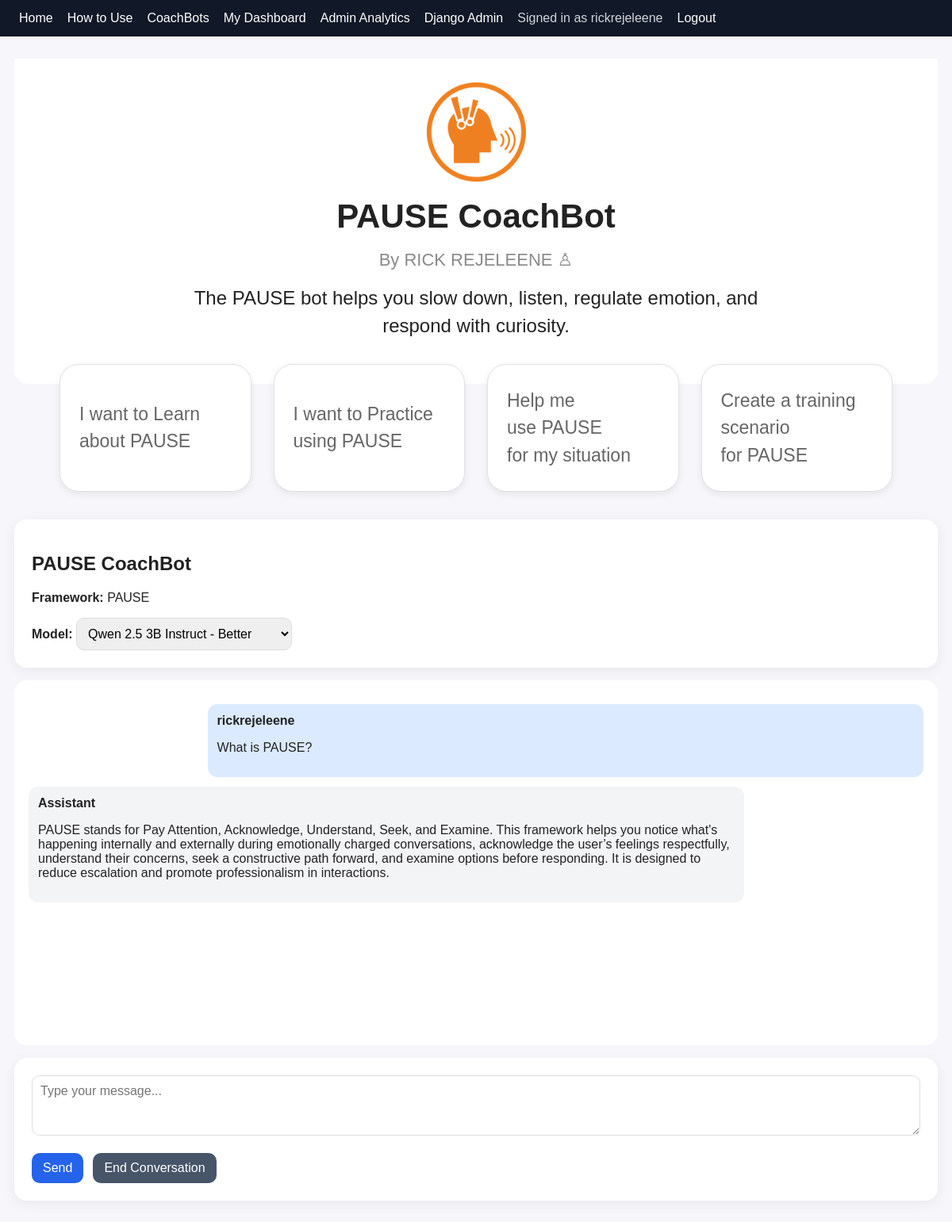
The page /chat/43/ (signed in) on the database its author committed.
### conversations/models.py (models this page shows, shortened)
class Conversation(models.Model):
    user = models.ForeignKey(
        settings.AUTH_USER_MODEL,
        on_delete=models.CASCADE,
        null=True,
        blank=True,
    )
    guest_name = models.CharField(
        max_length=150,
        blank=True,
    )
    visitor_id = models.CharField(
        max_length=64,
        blank=True,
        db_index=True,
        help_text=(
            "Anonymous browser identifier used to recognize "
            "repeat guest users."
        ),
    )
    chatbot = models.ForeignKey(
        Chatbot,
        on_delete=models.PROTECT,
    )
    model = models.ForeignKey(
        OllamaModel,
        on_delete=models.PROTECT,
        null=True,
        blank=True,
    )
    title = models.CharField(
        max_length=200,
        default="New conversation",
    )
    created_at = models.DateTimeField(
        auto_now_add=True,
    )
    updated_at = models.DateTimeField(
        auto_now=True,
    )
    session_started_at = models.DateTimeField(
        default=timezone.now,
        editable=False,
        help_text="Time the CoachBot session began.",
    )
    session_ended_at = models.DateTimeField(
        null=True,
        blank=True,
        help_text="Time the participant ended the CoachBot session.",
    )
    active_seconds = models.PositiveIntegerField(
        default=0,
        help_text=(
            "Approximate active time spent using this conversation, "
            "measured in seconds."
        ),
    )
    last_activity_at = models.DateTimeField(
        null=True,
        blank=True,
        help_text="Most recent recorded active-use heartbeat.",
    )
    class Meta:
        ordering = ["-updated_at"]

class Message(models.Model):
    ROLE_CHOICES = [
        ("user", "User"),
        ("assistant", "Assistant"),
        ("system", "System"),
    ]
    conversation = models.ForeignKey(
        Conversation,
        related_name="messages",
        on_delete=models.CASCADE,
    )
    role = models.CharField(
        max_length=20,
        choices=ROLE_CHOICES,
    )
    content = models.TextField()
    model_name = models.CharField(
        max_length=100,
        blank=True,
    )
    created_at = models.DateTimeField(
        auto_now_add=True,
    )
    class Meta:
        ordering = ["created_at"]

### bots/models.py (models this page shows, shortened)
class Chatbot(models.Model):
    name = models.CharField(max_length=120, unique=True)
    framework = models.CharField(max_length=80)
    description = models.TextField()
    system_prompt = models.TextField()
    is_active = models.BooleanField(default=True)

class OllamaModel(models.Model):
    name = models.CharField(max_length=100, unique=True)
    display_name = models.CharField(max_length=120)
    description = models.TextField(blank=True)
    is_active = models.BooleanField(default=True)

### conversations/views.py (the view)
def chat_detail(request, conversation_id):
    conversation = get_conversation_for_request(
        request,
        conversation_id,
    )
    if conversation is None:
        return redirect_to_guest_name(request)
    models = (
        OllamaModel.objects
        .filter(is_active=True)
        .order_by("id")
    )
    messages = conversation.messages.order_by(
        "created_at"
    )
    feedback_submitted = (
        CoachbotFeedback.objects
        .filter(conversation=conversation)
        .exists()
    )
    return render(
        request,
        "conversations/chat.html",
        {
            "conversation": conversation,
            "models": models,
            "messages": messages,
            "feedback_submitted": feedback_submitted,
        },
    )

### conversations/views.py (called while the page is built, shortened)
def get_conversation_for_request(request, conversation_id):
    if request.user.is_authenticated:
        return get_object_or_404(
            Conversation,
            id=conversation_id,
            user=request.user,
        )

### templates/conversations/chat.html (shortened to what this page needs)
{% extends "base.html" %}
{% load static %}
{% block content %}
<div class="bot-hero">
  {% if "Conflict" in conversation.chatbot.name %}
    <img
      src="{% static 'img/conflict-coachbot-logo.png' %}"
      class="bot-logo"
      alt="Conflict CoachBot Logo"
    >
  {% elif "RISE" in conversation.chatbot.name %}
    <img
      src="{% static 'img/RISE.png' %}"
      class="bot-logo"
      alt="RISE CoachBot Logo"
    >
  {% elif "DESC" in conversation.chatbot.name %}
    <img
      src="{% static 'img/DESC.png' %}"
      class="bot-logo"
      alt="DESC CoachBot Logo"
    >
  {% elif "SEA" in conversation.chatbot.name %}
    <img
      src="{% static 'img/SEA.png' %}"
      class="bot-logo"
      alt="SEA CoachBot Logo"
    >
  {% elif "PAUSE" in conversation.chatbot.name %}
    <img
      src="{% static 'img/PAUSE.png' %}"
      class="bot-logo"
      alt="PAUSE CoachBot Logo"
    >
  {% endif %}
  <h1>{{ conversation.chatbot.name }}</h1>
  <p class="byline">
    By RICK REJELEENE ♙
  </p>
  {% if "Conflict" in conversation.chatbot.name %}
    <p class="bot-description">
      The conflict bot will help you work through complex conflicts by
      focusing on interests and practical relationship repair steps.
    </p>
  {% elif "RISE" in conversation.chatbot.name %}
    <p class="bot-description">
      The RISE bot helps users build psychologically safer communication
      through rapport, curiosity, norms, and effective messaging.
    </p>
  {% elif "DESC" in conversation.chatbot.name %}
    <p class="bot-description">
      The DESC bot helps you prepare assertive conversations using
      Describe, Express, Specify, and Consequences.
    </p>
  {% elif "PAUSE" in conversation.chatbot.name %}
    <p class="bot-description">
      The PAUSE bot helps you slow down, listen, regulate emotion, and
      respond with curiosity.
    </p>
  {% elif "SEA" in conversation.chatbot.name %}
    <p class="bot-description">
      The SEA bot helps users clearly state a concern, explain the reason
      or impact, and ask an open-ended question.
    </p>
  {% endif %}
</div>
<div class="starter-grid">
  {% if "Conflict" in conversation.chatbot.name %}
    <button
      type="button"
      class="starter-card"
      onclick="sendStarter('I want to Learn about Conflict Transformation')"
    >
      I want to Learn<br>
      about Conflict<br>
      Transformation
    </button>
    <button
      type="button"
      class="starter-card"
      onclick="sendStarter('I want to Practice using Conflict Transformation')"
    >
      I want to Practice<br>
      using Conflict<br>
      Transformation
    </button>
    <button
      type="button"
      class="starter-card"
      onclick="sendStarter('Help me use Conflict Transformation for my situation')"
    >
      Help me<br>
      use Conflict<br>
      Transformation for...
    </button>
    <button
      type="button"
      class="starter-card"
      onclick="sendStarter('Create a training scenario for Conflict Transformation')"
    >
      Create a training<br>
      scenario<br>
      for Conflict...
    </button>
  {% elif "PAUSE" in conversation.chatbot.name %}
    <button
      type="button"
      class="starter-card"
      onclick="sendStarter('I want to Learn about PAUSE')"
    >
      I want to Learn<br>
      about PAUSE
    </button>
    <button
      type="button"
      class="starter-card"
      onclick="sendStarter('I want to Practice using PAUSE')"
    >
      I want to Practice<br>
      using PAUSE
    </button>
    <button
      type="button"
      class="starter-card"
      onclick="sendStarter('Help me use PAUSE for my situation')"
    >
      Help me<br>
      use PAUSE<br>
      for my situation
    </button>
    <button
      type="button"
      class="starter-card"
      onclick="sendStarter('Create a training scenario for PAUSE')"
    >
      Create a training<br>
      scenario<br>
      for PAUSE
    </button>
  {% endif %}
</div>
<div class="card">
  <h2>{{ conversation.chatbot.name }}</h2>
  <p>
    <strong>Framework:</strong>
    {{ conversation.chatbot.framework }}
  </p>
  <label for="model_id">
    <strong>Model:</strong>
  </label>
  <select id="model_id">
    {% for model in models %}
      {% if model.is_active %}
        <option
          value="{{ model.id }}"
          {% if conversation.model_id == model.id %}selected{% endif %}
        >
          {{ model.display_name }}
        </option>
      {% endif %}
    {% endfor %}
  </select>
</div>
<div class="chat-box" id="chatBox">
  {% for message in messages %}
    <div class="msg {{ message.role }}">
      <strong>
        {% if message.role == "user" %}
          {% if user.is_authenticated %}
            {{ user.username }}
          {% else %}
            {{ request.session.guest_name|default:"Guest" }}
          {% endif %}
        {% else %}
          Assistant
        {% endif %}
      </strong>
      <p>{{ message.content|linebreaksbr }}</p>
    </div>
  {% endfor %}
</div>
<div class="card">
  <form id="chatForm">
    <textarea
      id="messageInput"
      rows="3"
      style="width: 100%;"
      placeholder="Type your message..."
      aria-label="Message"
    ></textarea>
    <br><br>
    <div class="chat-actions">
      <button
        type="submit"
        id="sendButton"
      >
        Send
      </button>
      <button
        type="button"
        id="endConversationButton"
        class="end-conversation-button"
      >
        {% if feedback_submitted %}
          Feedback Submitted
        {% else %}
          End Conversation
        {% endif %}
      </button>
    </div>
  </form>
</div>
{% endblock %}

### templates/base.html (shortened to what this page needs)
<!doctype html>
<html lang="en">
<head>
</head>
<body>
  <nav>
    <a href="/">Home</a>
    <a href="/how-to-use/">How to Use</a>
    <a href="/bots/">CoachBots</a>
    {% if user.is_authenticated %}
      <a href="/chat/dashboard/">My Dashboard</a>
    {% endif %}
    {% if user.is_staff %}
      <a href="/analytics/admin-dashboard/">
        Admin Analytics
      </a>
      <a href="/admin/">
        Django Admin
      </a>
    {% endif %}
    {% if user.is_authenticated %}
      <span>
        Signed in as {{ user.username }}
      </span>
      <form
        method="post"
        action="{% url 'logout' %}"
        class="logout-form"
      >
        <button
          type="submit"
          class="logout-button"
        >
          Logout
        </button>
      </form>
    {% endif %}
  </nav>
  <main class="container">
    {% block content %}{% endblock %}
  </main>
</body>
</html>

### templates/base.html (style rules this page uses)
*, *::before, *::after { box-sizing: border-box; }
body { font-family: Arial, sans-serif; margin: 0; background: #f7f7fb; color: #222; }
nav { background: #111827; color: white; padding: 14px 24px; display: flex; align-items: center; gap: 18px; flex-wrap: wrap; }
nav a { color: white; text-decoration: none; }
nav span { color: #d1d5db; }
.logout-form { display: inline; margin: 0; }
.logout-button { background: none; border: none; border-radius: 0; color: white; padding: 0; font: inherit; cursor: pointer; text-decoration: none; }
.container { width: 100%; max-width: 1200px; margin: 28px auto; padding: 0 18px; }
.card { background: white; border-radius: 16px; padding: 22px; margin: 16px 0; box-shadow: 0 4px 18px rgba(0, 0, 0, 0.06); }
button, .btn { background: #2563eb; color: white; border: 0; border-radius: 10px; padding: 10px 14px; text-decoration: none; cursor: pointer; font: inherit; }
select, input, textarea { padding: 10px; border: 1px solid #ddd; border-radius: 10px; font: inherit; }
textarea { resize: vertical; }
.chat-box { height: 460px; overflow: auto; background: white; border-radius: 16px; padding: 18px; }
.msg { margin: 12px 0; padding: 12px; border-radius: 12px; }
.user { background: #dbeafe; margin-left: 20%; }
.assistant { background: #f3f4f6; margin-right: 20%; }

### templates/conversations/chat.html (style rules this page uses)
.bot-hero { text-align: center; padding: 30px 20px 55px; background: white; border-radius: 0 0 18px 18px; }
.bot-logo { width: 125px; height: 125px; object-fit: contain; margin: 0 auto 20px; display: block; }
.bot-hero h1 { margin: 0; font-size: 42px; }
.byline { margin: 18px 0; color: #8a8a8a; font-size: 22px; }
.bot-description { max-width: 760px; margin: 0 auto; font-size: 24px; line-height: 1.45; }
.starter-grid { display: grid; grid-template-columns: repeat(4, minmax(0, 1fr)); gap: 28px; max-width: 1050px; margin: -25px auto 35px; }
.starter-card { min-height: 150px; padding: 28px 24px; border: 1px solid #e2e2e2; border-radius: 24px; background: white; box-shadow: 0 3px 10px rgba(0, 0, 0, 0.08); color: #666; font-size: 23px; line-height: 1.5; text-align: left; cursor: pointer; transition: transform 0.15s ease, box-shadow 0.15s ease, border-color 0.15s ease; }
.chat-box { scroll-behavior: smooth; }
.msg p { white-space: pre-wrap; overflow-wrap: anywhere; }
.chat-actions { display: flex; align-items: center; gap: 12px; flex-wrap: wrap; }
.end-conversation-button { background: #475569; }

### rows shown on the page
Conversation: chatbot.name "PAUSE CoachBot", chatbot.framework "PAUSE", model.display_name "Qwen 2.5 3B Instruct - Better"
Message: content "What is PAUSE?"
Message: role "Assistant", content "PAUSE stands for Pay Attention, Acknowledge, Understand, Seek, and Examine. This framework helps you notice what's happening internally and externally during emotionally charged conversations, acknowledge the user’s feelings respectfully, understand their concerns, seek a constructive path forward, and examine options before responding. It is designed to reduce escalation and promote professionalism in interactions."

### other values the page prints
{{ user.username }} "rickrejeleene"
